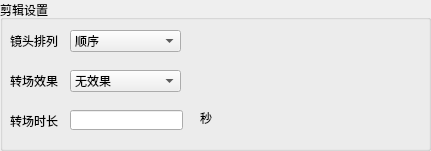
    <widget class="QGroupBox" name="groupBox_16">
     <property name="geometry">
      <rect>
       <x>0</x>
       <y>10</y>
       <width>431</width>
       <height>151</height>
      </rect>
     </property>
     <property name="title">
      <string>剪辑设置</string>
     </property>
     <widget class="QLabel" name="label_104">
      <property name="geometry">
       <rect>
        <x>10</x>
        <y>30</y>
        <width>54</width>
        <height>21</height>
       </rect>
      </property>
      <property name="text">
       <string>镜头排列</string>
      </property>
     </widget>
     <widget class="QLabel" name="label_106">
      <property name="geometry">
       <rect>
        <x>10</x>
        <y>70</y>
        <width>54</width>
        <height>21</height>
       </rect>
      </property>
      <property name="text">
       <string>转场效果</string>
      </property>
     </widget>
     <widget class="QLabel" name="label_107">
      <property name="geometry">
       <rect>
        <x>10</x>
        <y>110</y>
        <width>54</width>
        <height>21</height>
       </rect>
      </property>
      <property name="text">
       <string>转场时长</string>
      </property>
     </widget>
     <widget class="QComboBox" name="comboBox_8">
      <property name="geometry">
       <rect>
        <x>70</x>
        <y>70</y>
        <width>111</width>
        <height>22</height>
       </rect>
      </property>
      <item>
       <property name="text">
        <string>无效果</string>
       </property>
      </item>
      <item>
       <property name="text">
        <string>随机效果</string>
       </property>
      </item>
      <item>
       <property name="text">
        <string>渐隐渐显</string>
       </property>
      </item>
      <item>
       <property name="text">
        <string>向上开关</string>
       </property>
      </item>
      <item>
       <property name="text">
        <string>横向中心开关</string>
       </property>
      </item>
      <item>
       <property name="text">
        <string>垂直中心开关</string>
       </property>
      </item>
      <item>
       <property name="text">
        <string>向右过渡</string>
       </property>
      </item>
      <item>
       <property name="text">
        <string>向下过渡</string>
       </property>
      </item>
      <item>
       <property name="text">
        <string>向中心过渡</string>
       </property>
      </item>
     </widget>
     <widget class="QLineEdit" name="lineEdit_52">
      <property name="geometry">
       <rect>
        <x>70</x>
        <y>110</y>
        <width>113</width>
        <height>20</height>
       </rect>
      </property>
     </widget>
     <widget class="QLabel" name="label_110">
      <property name="geometry">
       <rect>
        <x>200</x>
        <y>110</y>
        <width>54</width>
        <height>16</height>
       </rect>
      </property>
      <property name="text">
       <string>秒</string>
      </property>
     </widget>
     <widget class="QComboBox" name="comboBox_12">
      <property name="geometry">
       <rect>
        <x>70</x>
        <y>30</y>
        <width>111</width>
        <height>22</height>
       </rect>
      </property>
      <item>
       <property name="text">
        <string>顺序</string>
       </property>
      </item>
      <item>
       <property name="text">
        <string>混序</string>
       </property>
      </item>
     </widget>
    </widget>
